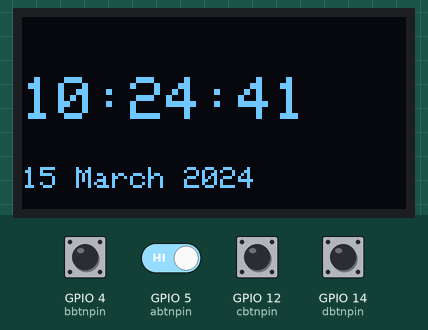
Simulated run of this sketch. Board: ESP32. Shown: 128×64 one-colour display. The inputs (shaded band) are chosen by the test bench; at power-on: GPIO 4 (bbtnpin), GPIO 5 (abtnpin), GPIO 12 (cbtnpin), GPIO 14 (dbtnpin) HIGH. The local clock reads 2024-03-15 10:24:30 at power-on unless the sketch sets it; the audio player accepts every command and is not drawn.

Above: at 11.9 s.
12.0 s: GPIO 4 (bbtnpin) pulled LOW for 0.25 s
At 13.5 s:
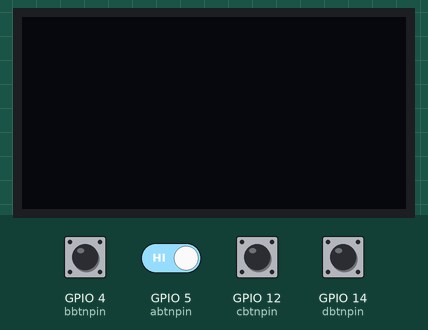
13.8 s: GPIO 4 (bbtnpin) pulled LOW for 1 s
At 14.24 s:
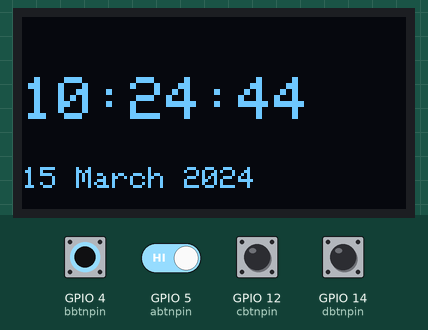
16.3 s: GPIO 4 (bbtnpin) driven LOW and GPIO 5 (abtnpin) driven LOW
At 16.73 s:
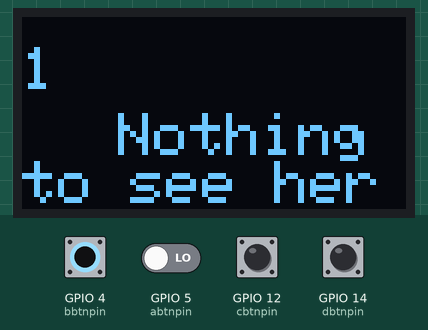
18.8 s: GPIO 14 (dbtnpin) pulled LOW for 0.25 s
At 19.22 s:
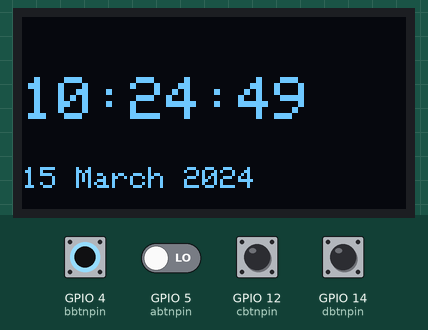
20.6 s: GPIO 14 (dbtnpin) pulled LOW for 1 s
At 21.04 s:
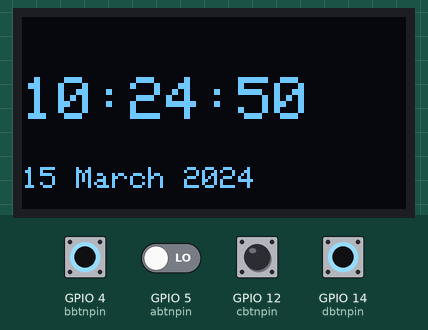
Timing chart, 0 to 23.6 s (numbered marks = the images above; inputs shaded):
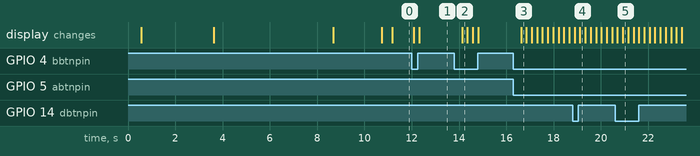

The sketch:

nativeos_budgie_1.1.ino
```cpp
/*Firmware for Onewing W1
Open source, free in use.
version: Native OS budgie build 1.1
© 2025 DW Robo lab All rights reserved*/

#include <Wire.h>
#include "Arduino.h"
#include "DFRobotDFPlayerMini.h"
#include <Adafruit_GFX.h>
#include <Adafruit_SSD1306.h>
#include <RTClib.h>

// display init

#define SCREEN_WIDTH 128
#define SCREEN_HEIGHT 64
#define OLED_RESET -1

// init library for DFPlayer's serial connection

#ifdef ESP32
  #define FPSerial Serial1
#else
  #include <SoftwareSerial.h>
  SoftwareSerial FPSerial(16, 17);
#endif

DFRobotDFPlayerMini player;
Adafruit_SSD1306 display(SCREEN_WIDTH, SCREEN_HEIGHT, &Wire, OLED_RESET);
RTC_DS3231 rtc;

// keypad pins

const int abtnpin = 5;
const int bbtnpin = 4;
const int cbtnpin = 12;
const int dbtnpin = 14;

// save keypad values

int abtnact;
int bbtnact;
int cbtnact;
int dbtnact;

// modes

int Displaysts = HIGH;
int MODE = 0;
int APP = 0;

// time

String rtcseconds;
String rtcminutes;
String rtchours;
String rtcdays;
String rtcmonths;
String rtcyears;

// months names

String month_name;
String month_names[12]={"Jan", "Feb", "March", "April", "May", "June", "July", "Aug", "Sep", "Oct", "Nov", "Dec"};

void get_month_name(int month_int) {
  month_name = month_names[month_int - 1];
}

// fls

int DFPlayerrd;

//Apps

/*experimental,  coming soon.
void openApp(int appnum;) {
  APP = MODE
}
*/

// bitmap imgs

//BOOT_IMG_INIT

// 1YANVS
static const uint8_t image_data_1YANVS[1024] = {
    0xff, 0xff, 0xff, 0xff, 0xff, 0xff, 0xff, 0x7f, 0xff, 0x7f, 0xff, 0xff, 0xff, 0xff, 0xff, 0xff,
0xff, 0xff, 0xff, 0xff, 0xff, 0xff, 0xea, 0xff, 0xfd, 0xaf, 0xff, 0xff, 0xff, 0xff, 0xff, 0xff,
0xff, 0xff, 0xff, 0xff, 0xff, 0xfe, 0xb5, 0x5f, 0xf5, 0x75, 0xff, 0xff, 0xff, 0xff, 0xff, 0xff,
0xff, 0xff, 0xff, 0xff, 0xff, 0xfb, 0x5b, 0xab, 0x5b, 0xaa, 0xbf, 0xff, 0xff, 0xff, 0xff, 0xff,
0xff, 0xff, 0xff, 0xff, 0xff, 0xf5, 0xad, 0x75, 0xad, 0x5d, 0x5f, 0xff, 0xff, 0xff, 0xff, 0xff,
0xff, 0xff, 0xff, 0xff, 0xff, 0xfd, 0x76, 0xae, 0xf5, 0xab, 0xbf, 0xff, 0xff, 0xff, 0xff, 0xff,
0xff, 0xff, 0xff, 0xff, 0xff, 0xf6, 0xd5, 0xff, 0xff, 0x75, 0x5f, 0xff, 0xff, 0xff, 0xff, 0xff,
0xff, 0xff, 0xff, 0xff, 0xff, 0xfb, 0x5f, 0xff, 0xff, 0xee, 0xef, 0xff, 0xff, 0xff, 0xff, 0xff,
0xff, 0xff, 0xff, 0xff, 0xff, 0xea, 0xff, 0xff, 0xff, 0xfd, 0x5f, 0xff, 0xff, 0xff, 0xff, 0xff,
0xff, 0xff, 0xff, 0xff, 0xff, 0xad, 0xff, 0xff, 0xff, 0xff, 0xab, 0xff, 0xff, 0xff, 0xff, 0xff,
0xff, 0xff, 0xff, 0xff, 0xaa, 0xd7, 0xff, 0xff, 0xaf, 0xff, 0xf5, 0x57, 0xff, 0xff, 0xff, 0xff,
0xff, 0xff, 0xff, 0xff, 0xdb, 0x5f, 0xff, 0xfe, 0xdf, 0xff, 0xf6, 0xaa, 0xff, 0xff, 0xff, 0xff,
0xff, 0xff, 0xff, 0xfe, 0xad, 0x7f, 0xff, 0xff, 0x67, 0xff, 0xfa, 0xdb, 0xff, 0xff, 0xff, 0xff,
0xff, 0xff, 0xff, 0xff, 0x6a, 0xff, 0xff, 0xff, 0x5f, 0xff, 0xfe, 0xad, 0x7f, 0xff, 0xff, 0xff,
0xff, 0xff, 0xff, 0xfd, 0x56, 0xff, 0xff, 0xff, 0xff, 0xff, 0xff, 0x75, 0xbf, 0xff, 0xff, 0xff,
0xff, 0xff, 0xff, 0xfd, 0xbb, 0xff, 0xeb, 0xff, 0xff, 0xff, 0xff, 0x55, 0x7f, 0xff, 0xff, 0xff,
0xff, 0xff, 0xff, 0xfa, 0xca, 0xff, 0xf7, 0xff, 0xff, 0xff, 0xff, 0xad, 0xbf, 0xff, 0xff, 0xff,
0xff, 0xff, 0xff, 0xfd, 0x6f, 0xff, 0xff, 0xff, 0xff, 0xff, 0xff, 0xb5, 0x5f, 0xff, 0xff, 0xff,
0xff, 0xff, 0xff, 0xfe, 0xab, 0xff, 0xff, 0xff, 0xfd, 0x7f, 0xff, 0xd6, 0xff, 0xff, 0xff, 0xff,
0xff, 0xff, 0xff, 0xff, 0x57, 0xff, 0xff, 0xff, 0xfe, 0xff, 0xef, 0xdb, 0xff, 0xff, 0xff, 0xff,
0xff, 0xff, 0xff, 0xff, 0xdb, 0xff, 0xbf, 0xff, 0xff, 0xff, 0xb7, 0xd5, 0xff, 0xff, 0xff, 0xff,
0xff, 0xff, 0xff, 0xff, 0xaf, 0xf4, 0xd2, 0x5f, 0xff, 0xfe, 0xdf, 0xd7, 0xff, 0xff, 0xff, 0xff,
0xff, 0xff, 0xff, 0xff, 0xd7, 0xeb, 0x5d, 0xa9, 0x5b, 0xd5, 0x57, 0xeb, 0xff, 0xff, 0xff, 0xff,
0xff, 0xff, 0xff, 0xff, 0xb7, 0xed, 0x7d, 0x6d, 0xad, 0x5e, 0xaf, 0xdb, 0xff, 0xff, 0xff, 0xff,
0xff, 0xff, 0xff, 0xff, 0x57, 0xea, 0xba, 0xaa, 0xb5, 0x7f, 0xd7, 0xd5, 0xff, 0xff, 0xff, 0xff,
0xff, 0xff, 0xff, 0xfe, 0xab, 0xf5, 0x4b, 0x55, 0x55, 0x5f, 0xdf, 0xaa, 0xff, 0xff, 0xff, 0xff,
0xff, 0xff, 0xff, 0xfa, 0xdb, 0xf5, 0xb5, 0x6b, 0x55, 0x7f, 0xaf, 0xdb, 0x5f, 0xff, 0xff, 0xff,
0xff, 0xff, 0xff, 0xfb, 0x57, 0xfa, 0xaa, 0xad, 0x6b, 0x57, 0x7f, 0xaa, 0xbf, 0xff, 0xff, 0xff,
0xff, 0xff, 0xff, 0xfd, 0x55, 0xfa, 0xad, 0xbf, 0xad, 0x55, 0x5f, 0x55, 0x7f, 0xff, 0xff, 0xff,
0xff, 0xff, 0xff, 0xfd, 0x55, 0x7e, 0xd5, 0x5f, 0xd5, 0x55, 0x7f, 0x5a, 0xbf, 0xff, 0xff, 0xff,
0xff, 0xff, 0xff, 0xfd, 0x6a, 0xff, 0x55, 0x5f, 0x55, 0x5a, 0xfd, 0x6b, 0x7f, 0xff, 0xff, 0xff,
0xff, 0xff, 0xff, 0xff, 0x55, 0x7f, 0xaa, 0xa5, 0x55, 0xab, 0xfd, 0x55, 0xff, 0xff, 0xff, 0xff,
0xff, 0xff, 0xff, 0xff, 0x56, 0x9f, 0xed, 0x5a, 0xb6, 0xaf, 0xf5, 0x55, 0xff, 0xff, 0xff, 0xff,
0xff, 0xff, 0xff, 0xff, 0xaa, 0xd7, 0xfa, 0xd5, 0x55, 0x7f, 0xeb, 0x57, 0xff, 0xff, 0xff, 0xff,
0xff, 0xff, 0xff, 0xff, 0xff, 0x55, 0xff, 0x55, 0xab, 0xff, 0xad, 0xfb, 0xff, 0xff, 0xff, 0xff,
0xff, 0xff, 0xff, 0xff, 0xff, 0xd6, 0xff, 0xfe, 0xff, 0xfe, 0xab, 0xff, 0xff, 0xff, 0xff, 0xff,
0xff, 0xff, 0xff, 0xff, 0xff, 0xf5, 0x3f, 0xff, 0xff, 0xe9, 0x5f, 0xff, 0xff, 0xff, 0xff, 0xff,
0xff, 0xff, 0xff, 0xff, 0xff, 0xf5, 0x4b, 0xff, 0xff, 0x56, 0xaf, 0xff, 0xff, 0xff, 0xff, 0xff,
0xff, 0xff, 0xff, 0xff, 0xff, 0xf5, 0x6a, 0x56, 0xd4, 0xaa, 0xbf, 0xff, 0xff, 0xff, 0xff, 0xff,
0xff, 0xff, 0xff, 0xff, 0xff, 0xfa, 0xaa, 0xaa, 0xaa, 0xaa, 0xbf, 0xff, 0xff, 0xff, 0xff, 0xff,
0xff, 0xff, 0xff, 0xff, 0xff, 0xea, 0xaa, 0xaa, 0xaa, 0xaa, 0x9f, 0xff, 0xff, 0xff, 0xff, 0xff,
0xff, 0xff, 0xff, 0xff, 0xff, 0xfd, 0x55, 0x57, 0xd5, 0x55, 0x7f, 0xff, 0xff, 0xff, 0xff, 0xff,
0xff, 0xff, 0xff, 0xff, 0xff, 0xff, 0xaa, 0xbf, 0xfa, 0xab, 0xff, 0xff, 0xff, 0xff, 0xff, 0xff,
0xff, 0xff, 0xff, 0xff, 0xff, 0xff, 0xf5, 0x7f, 0xfd, 0x7f, 0xff, 0xff, 0xff, 0xff, 0xff, 0xff,
0xff, 0xff, 0xff, 0xff, 0xff, 0xff, 0xff, 0xff, 0xff, 0xff, 0xff, 0xff, 0xff, 0xff, 0xff, 0xff,
0xff, 0xff, 0xff, 0xff, 0xff, 0xff, 0xff, 0xff, 0xff, 0xff, 0xff, 0xff, 0xff, 0xff, 0xff, 0xff,
0xff, 0xff, 0xff, 0xff, 0xff, 0xff, 0xff, 0xff, 0xff, 0xff, 0xff, 0xff, 0xff, 0xff, 0xff, 0xff,
0xff, 0xff, 0xff, 0xff, 0xbf, 0xff, 0xff, 0xff, 0x9f, 0xff, 0xff, 0xff, 0xff, 0xff, 0xff, 0xff,
0xff, 0xff, 0xff, 0xfe, 0x3f, 0xff, 0xff, 0xff, 0xdf, 0xff, 0xff, 0xff, 0xff, 0xff, 0xff, 0xff,
0xff, 0xff, 0xff, 0xff, 0x99, 0x00, 0x23, 0x08, 0x44, 0x88, 0x00, 0x84, 0xff, 0xff, 0xff, 0xff,
0xff, 0xff, 0xff, 0xff, 0x38, 0x57, 0x07, 0x88, 0x51, 0x21, 0xb8, 0x10, 0xff, 0xff, 0xff, 0xff,
0xff, 0xff, 0xff, 0xff, 0xbc, 0xcc, 0xaf, 0x6a, 0x49, 0x19, 0x86, 0xb9, 0xff, 0xff, 0xff, 0xff,
0xff, 0xff, 0xff, 0xff, 0x3c, 0xc0, 0x0f, 0x02, 0x19, 0x8b, 0x10, 0x39, 0xff, 0xff, 0xff, 0xff,
0xff, 0xff, 0xff, 0xff, 0xfc, 0xff, 0xff, 0xff, 0xff, 0xff, 0xff, 0xf9, 0xff, 0xff, 0xff, 0xff,
0xff, 0xff, 0xff, 0xff, 0xf9, 0xff, 0xff, 0xff, 0xff, 0xff, 0xff, 0xf3, 0xff, 0xff, 0xff, 0xff,
0xff, 0xff, 0xff, 0xff, 0xff, 0xff, 0xff, 0xff, 0xff, 0xff, 0xff, 0xff, 0xff, 0xff, 0xff, 0xff,
0xff, 0xff, 0xff, 0xff, 0xf9, 0xc7, 0x64, 0xe3, 0xf9, 0xff, 0x9f, 0xcf, 0xff, 0xff, 0xff, 0xff,
0xff, 0xff, 0xff, 0xff, 0xf9, 0xc1, 0x25, 0xc1, 0xfb, 0xff, 0x9f, 0xdf, 0xff, 0xff, 0xff, 0xff,
0xff, 0xff, 0xff, 0xff, 0x11, 0xc9, 0x04, 0xe9, 0x08, 0x43, 0x98, 0x43, 0xff, 0xff, 0xff, 0xff,
0xff, 0xff, 0xff, 0xfe, 0x4b, 0xcd, 0x11, 0xc3, 0x69, 0x13, 0xbe, 0x4b, 0xff, 0xff, 0xff, 0xff,
0xff, 0xff, 0xff, 0xfe, 0x49, 0xc9, 0x91, 0xe9, 0x22, 0x5b, 0x9a, 0x53, 0xff, 0xff, 0xff, 0xff,
0xff, 0xff, 0xff, 0xff, 0x1b, 0xc3, 0x19, 0xc9, 0x08, 0x43, 0x88, 0x43, 0xff, 0xff, 0xff, 0xff,
0xff, 0xff, 0xff, 0xff, 0xff, 0xff, 0xff, 0xff, 0xff, 0xff, 0xff, 0xff, 0xff, 0xff, 0xff, 0xff,
0xff, 0xff, 0xff, 0xff, 0xff, 0xff, 0xff, 0xff, 0xff, 0xff, 0xff, 0xff, 0xff, 0xff, 0xff, 0xff
};

// BOOTSCREEN

static const uint8_t image_data_BOOT[1024] = {
    0xff, 0xff, 0xff, 0xff, 0xff, 0xff, 0xff, 0xff, 0xff, 0xff, 0xff, 0xff, 0xff, 0xff, 0xff, 0xff,
0xff, 0xff, 0xff, 0xff, 0xff, 0xff, 0xff, 0xff, 0xff, 0xff, 0xff, 0xff, 0xff, 0xff, 0xff, 0xff,
0xff, 0xff, 0xff, 0xff, 0xff, 0xff, 0xff, 0xff, 0xff, 0xff, 0xff, 0xff, 0xff, 0xff, 0xff, 0xff,
0xff, 0xff, 0xff, 0xff, 0xff, 0xff, 0xff, 0xff, 0xff, 0xff, 0xff, 0xff, 0xff, 0xff, 0xff, 0xff,
0xff, 0xff, 0xff, 0xff, 0xff, 0xff, 0xff, 0xff, 0xff, 0xff, 0xff, 0xff, 0xff, 0xff, 0xff, 0xff,
0xff, 0xff, 0xff, 0xff, 0xf4, 0xbf, 0xff, 0xff, 0xff, 0xff, 0xff, 0xff, 0xff, 0xff, 0xff, 0xff,
0xff, 0xff, 0xff, 0xff, 0x52, 0x4b, 0xff, 0xff, 0xff, 0xff, 0xff, 0xff, 0xff, 0xff, 0xff, 0xff,
0xff, 0xff, 0xff, 0xeb, 0xd1, 0x25, 0x7f, 0xff, 0xff, 0xff, 0xff, 0xff, 0xff, 0xff, 0xff, 0xff,
0xff, 0xff, 0xff, 0xaa, 0x20, 0xa9, 0x7f, 0xff, 0xff, 0xff, 0xff, 0xff, 0xff, 0xff, 0xff, 0xff,
0xff, 0xff, 0xff, 0x43, 0x55, 0x55, 0x1f, 0xff, 0xff, 0xff, 0xff, 0xff, 0xff, 0xff, 0xff, 0xff,
0xff, 0xff, 0xff, 0xab, 0xaa, 0xaa, 0xd7, 0xff, 0xff, 0xff, 0xff, 0xff, 0xff, 0xff, 0xff, 0xff,
0xff, 0xff, 0xfe, 0x96, 0xd5, 0x55, 0x2b, 0xff, 0xff, 0xff, 0xff, 0xff, 0xff, 0xff, 0xff, 0xff,
0xff, 0xff, 0xfe, 0xbf, 0xa1, 0x2a, 0xab, 0xff, 0xff, 0xff, 0xff, 0xff, 0xff, 0xff, 0xff, 0xff,
0xff, 0xff, 0xff, 0x55, 0xa4, 0xa4, 0x95, 0xff, 0xff, 0xff, 0xff, 0xff, 0xff, 0xff, 0xff, 0xff,
0xff, 0xff, 0xff, 0xbe, 0xd4, 0xda, 0x4a, 0xff, 0xff, 0xff, 0xff, 0xff, 0xff, 0xff, 0xff, 0xff,
0xff, 0xff, 0xff, 0xeb, 0x6f, 0x6a, 0x91, 0x7f, 0xff, 0xff, 0xff, 0xff, 0xff, 0xff, 0xff, 0xff,
0xff, 0xff, 0xff, 0xfe, 0xaa, 0xaa, 0x48, 0x9f, 0xff, 0xff, 0xff, 0xff, 0xff, 0xff, 0xff, 0xff,
0xff, 0xff, 0xff, 0xeb, 0xcd, 0xa9, 0x25, 0x2f, 0xff, 0xff, 0xff, 0xff, 0xff, 0xff, 0xff, 0xff,
0xff, 0xff, 0xff, 0xff, 0x6a, 0xa5, 0x52, 0xa5, 0xff, 0xff, 0xff, 0xff, 0xff, 0xff, 0xff, 0xff,
0xff, 0xff, 0xff, 0xfd, 0xb6, 0xba, 0xad, 0x55, 0xff, 0xff, 0xff, 0xff, 0xff, 0xff, 0xff, 0xff,
0xff, 0xff, 0xff, 0xf7, 0xda, 0xcd, 0xaa, 0xd5, 0x7f, 0xff, 0xff, 0xff, 0xff, 0xff, 0xff, 0xff,
0xff, 0xff, 0xff, 0xfd, 0x6d, 0x6a, 0x55, 0x6e, 0xbf, 0xff, 0xff, 0xff, 0xff, 0xff, 0xff, 0xff,
0xff, 0xff, 0xff, 0xef, 0xb6, 0xa9, 0x55, 0x2b, 0xcf, 0xff, 0xff, 0xff, 0xff, 0xff, 0xff, 0xff,
0xff, 0xff, 0xff, 0xf5, 0x5a, 0xb4, 0xa4, 0xa0, 0xbf, 0xff, 0xff, 0xff, 0xff, 0xff, 0xff, 0xff,
0xff, 0xff, 0xff, 0xdf, 0xeb, 0x52, 0x52, 0x9a, 0xa7, 0xff, 0xff, 0xff, 0xff, 0xff, 0xff, 0xff,
0xff, 0xff, 0xff, 0xf5, 0x55, 0x69, 0x09, 0x44, 0x8a, 0xff, 0xff, 0xff, 0xff, 0xff, 0xff, 0xff,
0xff, 0xff, 0xff, 0xfe, 0xda, 0xaa, 0xa4, 0x32, 0x57, 0x3f, 0xff, 0xff, 0xff, 0xff, 0xff, 0xff,
0xff, 0xff, 0xff, 0xeb, 0x57, 0xaa, 0x25, 0x4a, 0x28, 0x2f, 0xff, 0xff, 0xff, 0xff, 0xff, 0xff,
0xff, 0xff, 0xff, 0xfd, 0xaa, 0x54, 0x94, 0x91, 0xc5, 0x7b, 0xff, 0xff, 0xff, 0xff, 0xff, 0xff,
0xff, 0xff, 0xff, 0xf6, 0xdd, 0x52, 0x41, 0x26, 0x1a, 0x88, 0xff, 0xff, 0xff, 0xff, 0xff, 0xff,
0xff, 0xff, 0xff, 0xfb, 0x52, 0xa9, 0x14, 0x88, 0xc2, 0xa1, 0x7f, 0xff, 0xff, 0xff, 0xff, 0xff,
0xff, 0xff, 0xff, 0xfd, 0x55, 0x44, 0x89, 0x24, 0x99, 0x5b, 0x2f, 0xff, 0xff, 0xff, 0xff, 0xff,
0xff, 0xff, 0xff, 0xfa, 0xaa, 0xa8, 0x64, 0x82, 0x25, 0x0e, 0xef, 0xff, 0xff, 0xff, 0xff, 0xff,
0xff, 0xff, 0xff, 0xff, 0x54, 0x4a, 0x12, 0x54, 0x80, 0xb3, 0x45, 0xff, 0xff, 0xff, 0xff, 0xff,
0xff, 0xff, 0xff, 0xff, 0xab, 0x25, 0x41, 0x08, 0x55, 0x28, 0xa5, 0xff, 0xff, 0xff, 0xff, 0xff,
0xff, 0xff, 0xff, 0xff, 0xe9, 0x52, 0x2c, 0xa2, 0x92, 0x8e, 0x5a, 0xff, 0xff, 0xff, 0xff, 0xff,
0xff, 0xff, 0xff, 0xff, 0xf5, 0x0a, 0x92, 0x54, 0x48, 0x81, 0x36, 0xbf, 0xff, 0xff, 0xff, 0xff,
0xff, 0xff, 0xff, 0xff, 0xfe, 0xa9, 0x40, 0x92, 0x92, 0x61, 0xd1, 0x3f, 0xff, 0xff, 0xff, 0xff,
0xff, 0xff, 0xff, 0xff, 0xff, 0xa4, 0x54, 0x0a, 0x49, 0x1a, 0x2c, 0x2f, 0xff, 0xff, 0xff, 0xff,
0xff, 0xff, 0xff, 0xff, 0xff, 0xe9, 0x22, 0xa1, 0x54, 0xaa, 0xa5, 0xb7, 0xff, 0xff, 0xff, 0xff,
0xff, 0xff, 0xff, 0xff, 0xff, 0xfa, 0x98, 0x08, 0x02, 0x52, 0xb5, 0xeb, 0xff, 0xff, 0xff, 0xff,
0xff, 0xff, 0xff, 0xff, 0xff, 0xff, 0x4e, 0xa5, 0x08, 0x0a, 0x96, 0x95, 0xff, 0xff, 0xff, 0xff,
0xff, 0xff, 0xff, 0xff, 0xff, 0xff, 0xf2, 0xa0, 0xa0, 0x80, 0x55, 0x0a, 0xff, 0xff, 0xff, 0xff,
0xff, 0xff, 0xff, 0xff, 0xff, 0xff, 0xfd, 0x55, 0x08, 0x21, 0x00, 0x52, 0x7f, 0xff, 0xff, 0xff,
0xff, 0xff, 0xff, 0xff, 0xff, 0xff, 0xfa, 0xaa, 0x52, 0x84, 0x55, 0x21, 0x2f, 0xff, 0xff, 0xff,
0xff, 0xff, 0xff, 0xff, 0xff, 0xff, 0xe7, 0xc5, 0x4a, 0x50, 0x02, 0x89, 0x55, 0xff, 0xff, 0xff,
0xff, 0xff, 0xff, 0xff, 0xff, 0xff, 0xf7, 0x29, 0x3f, 0xea, 0x90, 0x54, 0x13, 0x7f, 0xff, 0xff,
0xff, 0xff, 0xff, 0xff, 0xff, 0xff, 0xfa, 0x5f, 0xff, 0xfe, 0x8a, 0x22, 0x88, 0xaf, 0xff, 0xff,
0xff, 0xff, 0xff, 0xff, 0xff, 0xff, 0xea, 0x8f, 0xff, 0xff, 0xe1, 0x49, 0x24, 0x0b, 0xff, 0xff,
0xff, 0xff, 0xff, 0xff, 0xff, 0xff, 0xdf, 0xf3, 0xff, 0xff, 0xfc, 0x92, 0x40, 0x80, 0x7f, 0xff,
0xff, 0xff, 0xff, 0xff, 0xff, 0xff, 0xdf, 0xf8, 0xff, 0xff, 0xff, 0x49, 0x2a, 0x10, 0x3f, 0xff,
0xff, 0xff, 0xff, 0xff, 0xff, 0xff, 0xbf, 0xfe, 0xff, 0xff, 0xff, 0xe4, 0x91, 0x02, 0x03, 0xff,
0xff, 0xff, 0xff, 0xff, 0xff, 0xff, 0xbf, 0xff, 0xff, 0xff, 0xff, 0xf5, 0x4c, 0xa1, 0xc0, 0x7f,
0xff, 0xff, 0xff, 0xff, 0xff, 0xff, 0xff, 0xff, 0xff, 0xff, 0xff, 0xfc, 0x22, 0xa8, 0x7f, 0x7f,
0xff, 0xff, 0xff, 0xff, 0xff, 0xff, 0xff, 0xff, 0xff, 0xff, 0xff, 0xff, 0x90, 0x12, 0x7f, 0xff,
0xff, 0xff, 0xff, 0xff, 0xff, 0xff, 0xff, 0xff, 0xff, 0xff, 0xff, 0xff, 0xea, 0x81, 0x7f, 0xff,
0xff, 0xff, 0xff, 0xfe, 0xf7, 0xff, 0xcf, 0xff, 0xfd, 0x3d, 0x3f, 0xff, 0xfc, 0x08, 0x7f, 0xff,
0xff, 0xff, 0xff, 0xfc, 0x23, 0x58, 0x4b, 0xba, 0xf8, 0x88, 0xff, 0xff, 0xff, 0xa1, 0x1f, 0xff,
0xff, 0xff, 0xff, 0xfc, 0x02, 0x88, 0x88, 0x90, 0x79, 0xc4, 0x1f, 0xff, 0xff, 0xf2, 0x47, 0xff,
0xff, 0xff, 0xff, 0xfe, 0xe2, 0x0c, 0x4c, 0x22, 0xf8, 0x0d, 0x1f, 0xff, 0xff, 0xff, 0xb1, 0xff,
0xff, 0xff, 0xff, 0xfe, 0xff, 0xee, 0xff, 0x7d, 0xff, 0xfe, 0xff, 0xff, 0xff, 0xff, 0xfc, 0x7f,
0xff, 0xff, 0xff, 0xff, 0xff, 0xff, 0xff, 0xff, 0xff, 0xff, 0xff, 0xff, 0xff, 0xff, 0xff, 0xbf,
0xff, 0xff, 0xff, 0xff, 0xff, 0xff, 0xff, 0xff, 0xff, 0xff, 0xff, 0xff, 0xff, 0xff, 0xff, 0xcf,
0xff, 0xff, 0xff, 0xff, 0xff, 0xff, 0xff, 0xff, 0xff, 0xff, 0xff, 0xff, 0xff, 0xff, 0xff, 0xfb
};

// BOOT Setup

void setup() {
    pinMode(abtnpin, INPUT_PULLUP);
    pinMode(bbtnpin, INPUT_PULLUP);
    pinMode(cbtnpin, INPUT_PULLUP);
    pinMode(dbtnpin, INPUT_PULLUP);
    Serial.begin(115200);
    Wire.begin();

    #ifdef ESP32
      FPSerial.begin(9600, SERIAL_8N1, 16, 17);
    #else
      FPSerial.begin(9600);
    #endif

    if (!player.begin(FPSerial)) {
    Serial.println(F("Unable to begin ERROR CODE:444650"));
    while(true);
  }
  if (DFPlayerrd != LOW) {
    DFPlayerrd = HIGH;
  }

    if (!rtc.begin()) {
      Serial.println("Unable to begin ERROR CODE: 828467");
      while(true);
    }

    player.volume(20);

    display.begin(SSD1306_SWITCHCAPVCC, 0x3C);
    display.clearDisplay();

    // 1 YANVS display
    display.drawBitmap(0, 0, image_data_1YANVS, 128, 64, 1);
    display.display();
    player.play(2);
    delay(3000);
    display.clearDisplay();

    // BOOT_IMAGE display
    display.drawBitmap(0, 0, image_data_BOOT, 128, 64, 1);
    display.display();
    player.play(1);
    delay(5000);
    display.clearDisplay();

    // welcome back text
    display.setTextSize(2);
    display.setTextColor(WHITE);
    display.setCursor(0, 10);
    display.println("Welcome back!");
    display.display();
    player.play(3);
    delay(2000);
    display.clearDisplay();

    // BOOT_END
}

// OS Loop

void loop() {
  // time init
  DateTime now = rtc.now();

  if (now.minute() < 10) {
    rtcminutes = "0" + String(now.minute());
  } else {
    rtcminutes = String(now.minute());
  }

  if (now.second() < 10) {
    rtcseconds = "0" + String(now.second());
  } else {
    rtcseconds = String(now.second());
  }

  rtchours = String(now.hour());
  rtcdays = String(now.day());
  rtcmonths = String(now.month());
  get_month_name(now.month());
  rtcyears = String(now.year());

  // App prewiew
  if (Displaysts == HIGH) {
    if (MODE == 0 && APP == 0) {
      display.clearDisplay();
      display.setTextSize(2);
      display.setTextColor(SSD1306_WHITE);
      display.setCursor(0,20);
      display.print(String(now.hour()) + ":" + rtcminutes + ":" + rtcseconds);
      display.setTextSize(1);
      display.setCursor(0,50);
      display.print(rtcdays + " " + month_name + " " + rtcyears);
      display.display();
    } else {
      display.clearDisplay();
      display.setTextSize(2);
      display.setTextColor(SSD1306_WHITE);
      display.setCursor(0,10);
      display.print(MODE);
      display.setTextSize(2);
      display.setCursor(32,32);
      display.print("Nothing to see here...");
      display.display();
    }
  } else if (Displaysts == LOW) {
    display.clearDisplay();
    display.display();
  }

  // read keypad value

  abtnact = digitalRead(abtnpin);
  bbtnact = digitalRead(bbtnpin);
  cbtnact = digitalRead(cbtnpin);
  dbtnact = digitalRead(dbtnpin);

  if (bbtnact == 0 && MODE == 0) {
    if (Displaysts == HIGH){
      Displaysts = LOW;
    } else if (Displaysts == LOW) {
      Displaysts = HIGH;
    }
  } else if (bbtnact == 0 && MODE != 0 && APP == 0) {
    //openApp(MODE);
  }

  if (abtnact == 0 && Displaysts == HIGH && APP == 0) {
    MODE++;
  } else if (cbtnact == 0 && MODE != 0 && Displaysts == HIGH && APP == 0) {
    MODE--;
  }

  if (dbtnact == 0) {
    MODE = 0;
    APP = 0;
  }

  delay(200);

}
```

Measured:
- after the input at 12.0 s, the display: first differs from a run without the input after 0.32 s (image 1)
- after the input at 13.8 s, the display: changes after 0.33 s (image 2)
- after the input at 16.3 s, the display: changes after 0.32 s (image 3)
- after the input at 18.8 s, the display: first differs from a run without the input after 0.32 s (image 4)
- after the input at 20.6 s, the display: first differs from a run without the input after 0.33 s (image 5)
